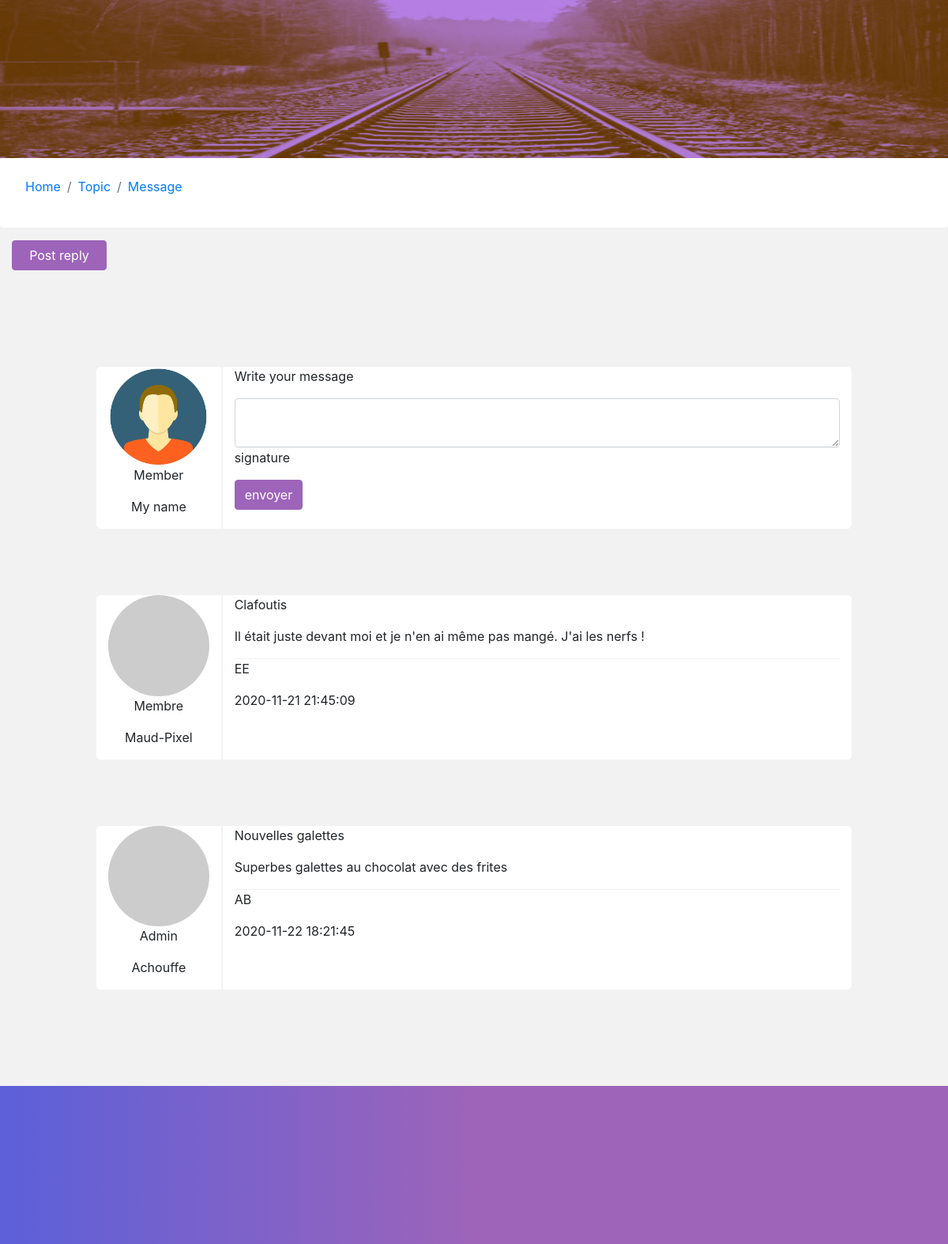
Screenshot of /View/message.php with the database file from the repository.
### tables this page shows
CREATE TABLE `users` (
  `id` int(11) NOT NULL,
  `nickname` varchar(50) NOT NULL,
  `signature` varchar(50) DEFAULT NULL,
  `gender` varchar(20) NOT NULL,
  `gravatar` tinyint(1) NOT NULL DEFAULT '0',
  `is_connected` tinyint(1) DEFAULT '0',
  `email` varchar(150) NOT NULL,
  `password` varchar(50) NOT NULL,
  `position` varchar(20) NOT NULL DEFAULT 'Membre',
  `topic_id` int(11) DEFAULT NULL,
  `message_id` int(11) DEFAULT NULL
);

CREATE TABLE `messages` (
  `id` int(11) NOT NULL,
  `title` varchar(200) NOT NULL,
  `content` text NOT NULL,
  `creation_date` timestamp NOT NULL DEFAULT CURRENT_TIMESTAMP ON UPDATE CURRENT_TIMESTAMP,
  `edition_date` timestamp NOT NULL DEFAULT CURRENT_TIMESTAMP,
  `is_deleted` tinyint(1) NOT NULL DEFAULT '0',
  `user_id` int(11) DEFAULT NULL,
  `topic_id` int(11) DEFAULT NULL
);

### View/message.php (the view, shortened to what this page needs)
<!DOCTYPE html>
<html lang="en">
<head>
    <link rel="stylesheet" href="https://cdn.jsdelivr.net/npm/bootstrap@4.5.3/dist/css/bootstrap.min.css">
    <link rel="stylesheet" href="style_test.css">
</head>
<body>
<div class="container-fluid">
        <div class="row header">
            <img class="img-fluid image-header" src="../images/rail_duotone.png" alt="image header rail train" style="width: 100%; height: 100%;">
        </div>
        <div class="row breadcrumb">
            <nav aria-label="breadcrumb container-fluid">
                <ol class="breadcrumb">
                    <li class="breadcrumb-item"><a href="inscription.php">Home</a></li>
                    <li class="breadcrumb-item"><a href="topic.php">Topic</a></li>
                    <li class="breadcrumb-item"><a href="message.php">Message</a></li>
                </ol>
            </nav>
        </div>
        <button type="button" class="btn  btn-outline-info   button-reply">Post reply</button>
        <div class="row content row-content justify-content-center ">
                <div class="row row-message">
                    <div class="col-2 col-content-message">
                        <img class="card-img-top img-fluid message-photo d-block mx-auto" src="../images/avatar_autre.jpg" style="width: 150px;" alt="avatar_autre">
                        <p class="message-position">Member</p>
                        <p class="message-identity" >My name</p>
                    </div>
                    <div class="col-10 col-content-message">
                        <form method="post" action="message_post.php">
                            <p>Write your message</p>
                            <textarea class="form-control" name="content"></textarea>
                            <p class="message-signature">signature</p>
                            <button type="submit"class="btn btn-outline-info mb-2">envoyer</button>
                        </form>
                    </div>
                </div>
                <?php
                $host = "localhost";
                $dbname = "forum";
                $user = "root";
                $pass = "root";
                try
                {
                $pdo = new PDO("mysql:host=$host;dbname=$dbname", $user, $pass);
                $response = $pdo->query("SELECT * FROM messages");
                while($data = $response->fetch())
                {
                    $user_id = $pdo->quote($data['user_id']);
                    $response2 = $pdo->query("SELECT id, nickname, position,email FROM users WHERE id=" . $user_id);
                ?>
               <div class="row row-message">
                    <div class="col-2 col-content-message">
                        <?php while($datas = $response2->fetch())
                        { $avatar= "http://2.gravatar.com/avatar/".md5($datas['email'])."?s=100&"?>
                        <img class="card-img-top img-fluid message-photo d-block mx-auto" src=<?php echo $avatar ?> style="width: 150px;" alt="avatar_autre">
                        <p class="message-position"><?php echo $datas['position']?></p>
                        <p class="message-identity" ><?php echo $datas['nickname'];} ?></p>
                    </div>
                    <div class="col-10 col-content-message">
                        <p><?php echo $data['title'];?></p>
                        <p><?php echo $data['content'];?></p>
                        <?php
                        $response3 = $pdo->query("SELECT id, nickname, signature, position FROM users WHERE id=" . $data['user_id']);
                        while($datas = $response3->fetch())
                        { ?>
                        <p class="message-signature"><?php echo $datas['signature'];}?></p>
                        <p><?php echo $data['creation_date'];?></p>
                    </div>
                </div>
                <?php
                };
                }
                catch(Exception $e)
                    {
                        die('Erreur : '.$e->getMessage());
                    }
             ?>
             </div>
    </div>
    <div class="row-fluid footer ">
    </div>
</body>
</html>

### View/style_test.css (style rules this page uses)
ul, li { text-decoration: none; list-style: none; }
.breadcrumb { background-color: white; }
.header { height: 200px; background-color: #9abdf5; }
.card-profil, .message-photo { border-radius: 100%; }
.footer { width: 100%; height: 200px; background: linear-gradient(90deg, rgba(92,96,217,1) 0%, rgba(157,100,185,1) 50%); margin-bottom: 0; }
.row-content { background-color: #f2f2f2; margin-top: 10vh; margin-bottom: 10vh; }
body { background-color:#f2f2f2; }
.col-content-message { border: 1px solid#f2f2f2; }
.message-identity, .message-position { text-align: center; }
.message-signature { border-top: 1px solid #f2f2f2; }
.row-message { background-color: white; border: 1px solid #f2f2f2; min-width: 80%; border-radius: 10px; margin-top: 5vh; margin-bottom: 5vh; }
.btn-outline-info { background-color: #9D64B9; border: 1px solid #9D64B9; color:white; }

### View/message.php (style rules this page uses)
.button-reply { width: 10vw; }

### rows the page displays
messages: title "Clafoutis", content "Il était juste devant moi et je n'en ai même pas mangé. J'ai les nerfs !", creation_date "2020-11-21 21:45:09"
users: position "Membre", nickname "Maud-Pixel", signature "EE"
messages: title "Nouvelles galettes", content "Superbes galettes au chocolat avec des frites", creation_date "2020-11-22 18:21:45"
users: position "Admin", nickname "Achouffe", signature "AB"
